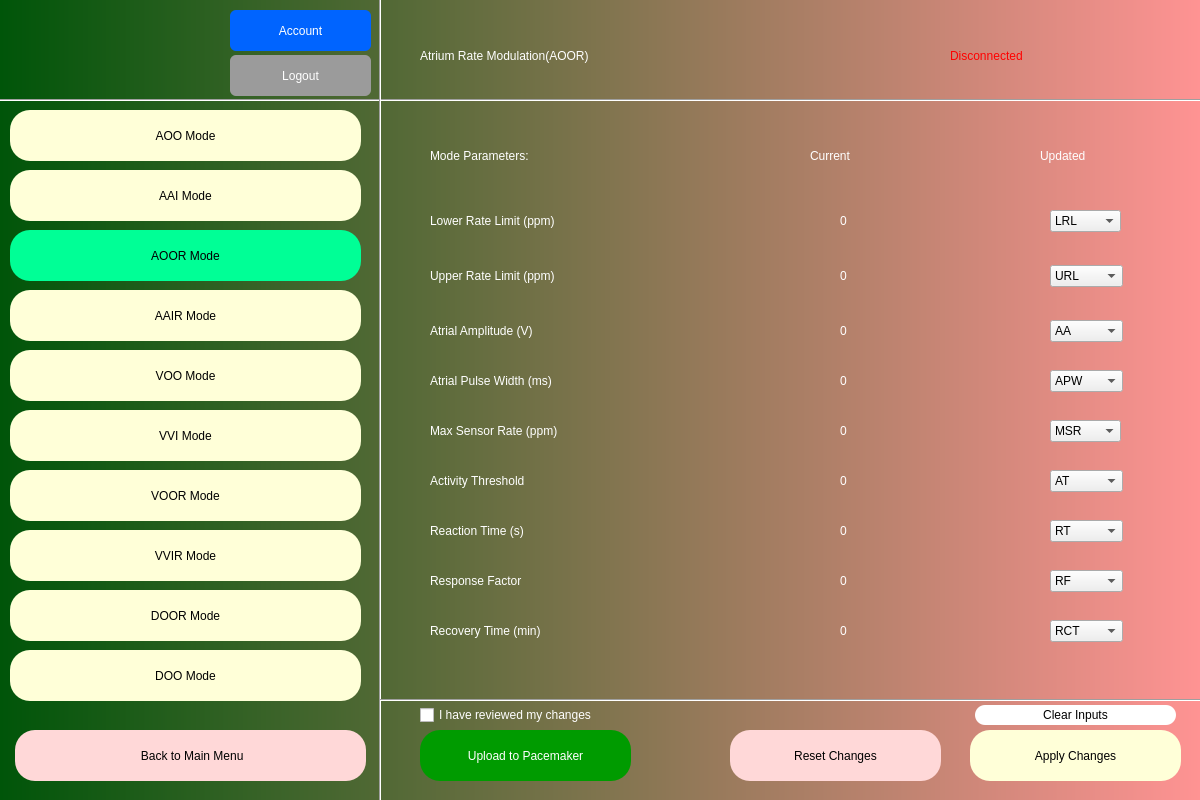
<?xml version="1.0" encoding="UTF-8"?>
<ui version="4.0">
 <class>Dialog</class>
 <widget class="QDialog" name="Dialog">
  <property name="geometry">
   <rect>
    <x>0</x>
    <y>0</y>
    <width>1200</width>
    <height>800</height>
   </rect>
  </property>
  <property name="windowTitle">
   <string>Dialog</string>
  </property>
  <widget class="QWidget" name="bgwidget" native="true">
   <property name="geometry">
    <rect>
     <x>0</x>
     <y>0</y>
     <width>1200</width>
     <height>800</height>
    </rect>
   </property>
   <property name="styleSheet">
    <string notr="true">QWidget#bgwidget{
background-color:qlineargradient(spread:pad, x1:0, y1:0.5, x2:1, y2:0.5, stop:0 rgba(0, 85, 9, 255), stop:1 rgba(255, 147, 147, 255));}</string>
   </property>
   <widget class="QLabel" name="label">
    <property name="geometry">
     <rect>
      <x>420</x>
      <y>0</y>
      <width>481</width>
      <height>111</height>
     </rect>
    </property>
    <property name="styleSheet">
     <string notr="true">font: 20pt &quot;Arial&quot;; color:rgb(255, 255, 255)
</string>
    </property>
    <property name="text">
     <string>Atrium Rate Modulation(AOOR)</string>
    </property>
   </widget>
   <widget class="QLabel" name="label_2">
    <property name="geometry">
     <rect>
      <x>430</x>
      <y>100</y>
      <width>451</width>
      <height>111</height>
     </rect>
    </property>
    <property name="styleSheet">
     <string notr="true">font: 18pt &quot;Arial&quot;; color:rgb(255, 255, 255)
</string>
    </property>
    <property name="text">
     <string>Mode Parameters:</string>
    </property>
   </widget>
   <widget class="QLabel" name="connected">
    <property name="geometry">
     <rect>
      <x>950</x>
      <y>30</y>
      <width>241</width>
      <height>51</height>
     </rect>
    </property>
    <property name="styleSheet">
     <string notr="true">font: 14pt &quot;Arial&quot;; color:rgb(0, 255, 0)
</string>
    </property>
    <property name="text">
     <string/>
    </property>
   </widget>
   <widget class="QLabel" name="disconnected">
    <property name="geometry">
     <rect>
      <x>950</x>
      <y>30</y>
      <width>241</width>
      <height>51</height>
     </rect>
    </property>
    <property name="styleSheet">
     <string notr="true">font: 14pt &quot;Arial&quot;; color:rgb(255, 0, 0)
</string>
    </property>
    <property name="text">
     <string>Disconnected</string>
    </property>
   </widget>
   <widget class="QLabel" name="pacemaker_number">
    <property name="geometry">
     <rect>
      <x>10</x>
      <y>40</y>
      <width>241</width>
      <height>51</height>
     </rect>
    </property>
    <property name="styleSheet">
     <string notr="true">font: 10pt &quot;Arial&quot;; color:rgb(255,255,255)
</string>
    </property>
    <property name="text">
     <string/>
    </property>
   </widget>
   <widget class="QLabel" name="lol">
    <property name="geometry">
     <rect>
      <x>430</x>
      <y>200</y>
      <width>231</width>
      <height>41</height>
     </rect>
    </property>
    <property name="styleSheet">
     <string notr="true">font: 12pt &quot;Arial&quot;; color:rgb(255, 255, 255)
</string>
    </property>
    <property name="text">
     <string>Lower Rate Limit (ppm)</string>
    </property>
   </widget>
   <widget class="QLabel" name="label_7">
    <property name="geometry">
     <rect>
      <x>430</x>
      <y>250</y>
      <width>261</width>
      <height>51</height>
     </rect>
    </property>
    <property name="styleSheet">
     <string notr="true">font: 12pt &quot;Arial&quot;; color:rgb(255, 255, 255)
</string>
    </property>
    <property name="text">
     <string>Upper Rate Limit (ppm)</string>
    </property>
   </widget>
   <widget class="QLabel" name="label_8">
    <property name="geometry">
     <rect>
      <x>430</x>
      <y>310</y>
      <width>291</width>
      <height>41</height>
     </rect>
    </property>
    <property name="styleSheet">
     <string notr="true">font: 12pt &quot;Arial&quot;; color:rgb(255, 255, 255)
</string>
    </property>
    <property name="text">
     <string>Atrial Amplitude (V)</string>
    </property>
   </widget>
   <widget class="QLabel" name="label_9">
    <property name="geometry">
     <rect>
      <x>430</x>
      <y>360</y>
      <width>271</width>
      <height>41</height>
     </rect>
    </property>
    <property name="styleSheet">
     <string notr="true">font: 12pt &quot;Arial&quot;; color:rgb(255, 255, 255)
</string>
    </property>
    <property name="text">
     <string>Atrial Pulse Width (ms)</string>
    </property>
   </widget>
   <widget class="QLabel" name="label_10">
    <property name="geometry">
     <rect>
      <x>430</x>
      <y>460</y>
      <width>321</width>
      <height>41</height>
     </rect>
    </property>
    <property name="styleSheet">
     <string notr="true">font: 12pt &quot;Arial&quot;; color:rgb(255, 255, 255)
</string>
    </property>
    <property name="text">
     <string>Activity Threshold </string>
    </property>
   </widget>
   <widget class="QLabel" name="label_11">
    <property name="geometry">
     <rect>
      <x>430</x>
      <y>410</y>
      <width>221</width>
      <height>41</height>
     </rect>
    </property>
    <property name="styleSheet">
     <string notr="true">font: 12pt &quot;Arial&quot;; color:rgb(255, 255, 255)
</string>
    </property>
    <property name="text">
     <string>Max Sensor Rate (ppm)</string>
    </property>
   </widget>
   <widget class="QLabel" name="label_12">
    <property name="geometry">
     <rect>
      <x>430</x>
      <y>500</y>
      <width>401</width>
      <height>61</height>
     </rect>
    </property>
    <property name="styleSheet">
     <string notr="true">font: 12pt &quot;Arial&quot;; color:rgb(255, 255, 255)
</string>
    </property>
    <property name="text">
     <string>Reaction Time (s)</string>
    </property>
   </widget>
   <widget class="QLabel" name="label_13">
    <property name="geometry">
     <rect>
      <x>810</x>
      <y>100</y>
      <width>451</width>
      <height>111</height>
     </rect>
    </property>
    <property name="styleSheet">
     <string notr="true">font: 14pt &quot;Arial&quot;; color:rgb(255, 255, 255)
</string>
    </property>
    <property name="text">
     <string>Current</string>
    </property>
   </widget>
   <widget class="QLabel" name="label_14">
    <property name="geometry">
     <rect>
      <x>1040</x>
      <y>100</y>
      <width>451</width>
      <height>111</height>
     </rect>
    </property>
    <property name="styleSheet">
     <string notr="true">font: 14pt &quot;Arial&quot;; color:rgb(255, 255, 255)
</string>
    </property>
    <property name="text">
     <string>Updated</string>
    </property>
   </widget>
   <widget class="Line" name="line">
    <property name="geometry">
     <rect>
      <x>-13</x>
      <y>90</y>
      <width>1321</width>
      <height>20</height>
     </rect>
    </property>
    <property name="orientation">
     <enum>Qt::Horizontal</enum>
    </property>
   </widget>
   <widget class="Line" name="line_2">
    <property name="geometry">
     <rect>
      <x>370</x>
      <y>-10</y>
      <width>21</width>
      <height>861</height>
     </rect>
    </property>
    <property name="orientation">
     <enum>Qt::Vertical</enum>
    </property>
   </widget>
   <widget class="QPushButton" name="ApplyChanges">
    <property name="geometry">
     <rect>
      <x>970</x>
      <y>730</y>
      <width>211</width>
      <height>51</height>
     </rect>
    </property>
    <property name="styleSheet">
     <string notr="true">border-radius: 20px;
color: rgb(0,0,0);
background-color: rgb(255, 255, 216);
font: 12pt &quot;Arial&quot;;</string>
    </property>
    <property name="text">
     <string>Apply Changes</string>
    </property>
   </widget>
   <widget class="QPushButton" name="ResetChanges">
    <property name="geometry">
     <rect>
      <x>730</x>
      <y>730</y>
      <width>211</width>
      <height>51</height>
     </rect>
    </property>
    <property name="styleSheet">
     <string notr="true">border-radius: 20px;
color: rgb(0,0,0);
background-color: rgb(255, 216, 216);
font: 12pt &quot;Arial&quot;;</string>
    </property>
    <property name="text">
     <string>Reset Changes</string>
    </property>
   </widget>
   <widget class="QCheckBox" name="checkBox">
    <property name="geometry">
     <rect>
      <x>420</x>
      <y>705</y>
      <width>201</width>
      <height>20</height>
     </rect>
    </property>
    <property name="styleSheet">
     <string notr="true">color: rgb(255,255,255)</string>
    </property>
    <property name="text">
     <string>I have reviewed my changes </string>
    </property>
   </widget>
   <widget class="QPushButton" name="aai">
    <property name="geometry">
     <rect>
      <x>10</x>
      <y>170</y>
      <width>351</width>
      <height>51</height>
     </rect>
    </property>
    <property name="styleSheet">
     <string notr="true">border-radius: 20px;
color: rgb(0,0,0);
background-color: rgb(255, 255, 216);
font: 12pt &quot;Arial&quot;;</string>
    </property>
    <property name="text">
     <string>AAI Mode</string>
    </property>
   </widget>
   <widget class="QLabel" name="LRL_Current">
    <property name="geometry">
     <rect>
      <x>840</x>
      <y>210</y>
      <width>71</width>
      <height>21</height>
     </rect>
    </property>
    <property name="styleSheet">
     <string notr="true">color: rgb(255,255,255);
font: 12pt &quot;MS Shell Dlg 2&quot;;</string>
    </property>
    <property name="text">
     <string>0</string>
    </property>
   </widget>
   <widget class="QLabel" name="URL_Current">
    <property name="geometry">
     <rect>
      <x>840</x>
      <y>265</y>
      <width>71</width>
      <height>21</height>
     </rect>
    </property>
    <property name="styleSheet">
     <string notr="true">color: rgb(255,255,255);
font: 12pt &quot;MS Shell Dlg 2&quot;;</string>
    </property>
    <property name="text">
     <string>0</string>
    </property>
   </widget>
   <widget class="QLabel" name="AA_Current">
    <property name="geometry">
     <rect>
      <x>840</x>
      <y>320</y>
      <width>71</width>
      <height>21</height>
     </rect>
    </property>
    <property name="styleSheet">
     <string notr="true">color: rgb(255,255,255);
font: 12pt &quot;MS Shell Dlg 2&quot;;</string>
    </property>
    <property name="text">
     <string>0</string>
    </property>
   </widget>
   <widget class="QLabel" name="APW_Current">
    <property name="geometry">
     <rect>
      <x>840</x>
      <y>370</y>
      <width>71</width>
      <height>21</height>
     </rect>
    </property>
    <property name="styleSheet">
     <string notr="true">color: rgb(255,255,255);
font: 12pt &quot;MS Shell Dlg 2&quot;;</string>
    </property>
    <property name="text">
     <string>0</string>
    </property>
   </widget>
   <widget class="QLabel" name="MSR_Current">
    <property name="geometry">
     <rect>
      <x>840</x>
      <y>420</y>
      <width>71</width>
      <height>21</height>
     </rect>
    </property>
    <property name="styleSheet">
     <string notr="true">color: rgb(255,255,255);
font: 12pt &quot;MS Shell Dlg 2&quot;;</string>
    </property>
    <property name="text">
     <string>0</string>
    </property>
   </widget>
   <widget class="QLabel" name="AT_Current">
    <property name="geometry">
     <rect>
      <x>840</x>
      <y>470</y>
      <width>71</width>
      <height>21</height>
     </rect>
    </property>
    <property name="styleSheet">
     <string notr="true">color: rgb(255,255,255);
font: 12pt &quot;MS Shell Dlg 2&quot;;</string>
    </property>
    <property name="text">
     <string>0</string>
    </property>
   </widget>
   <widget class="QLabel" name="RT_Current">
    <property name="geometry">
     <rect>
      <x>840</x>
      <y>520</y>
      <width>71</width>
      <height>21</height>
     </rect>
    </property>
    <property name="styleSheet">
     <string notr="true">color: rgb(255,255,255);
font: 12pt &quot;MS Shell Dlg 2&quot;;</string>
    </property>
    <property name="text">
     <string>0</string>
    </property>
   </widget>
   <widget class="QPushButton" name="aoo">
    <property name="geometry">
     <rect>
      <x>10</x>
      <y>110</y>
      <width>351</width>
      <height>51</height>
     </rect>
    </property>
    <property name="styleSheet">
     <string notr="true">border-radius: 20px;
color: rgb(0,0,0);
background-color: rgb(255, 255, 216);
font: 12pt &quot;Arial&quot;;</string>
    </property>
    <property name="text">
     <string>AOO Mode</string>
    </property>
   </widget>
   <widget class="QPushButton" name="logout">
    <property name="geometry">
     <rect>
      <x>230</x>
      <y>55</y>
      <width>141</width>
      <height>41</height>
     </rect>
    </property>
    <property name="styleSheet">
     <string notr="true">border-radius: 6px;

color: rgb(255,255,255);
background-color: rgb(155, 155, 155);
font: 75 12pt &quot;Arial&quot;;</string>
    </property>
    <property name="text">
     <string>Logout</string>
    </property>
   </widget>
   <widget class="QLabel" name="user_display">
    <property name="geometry">
     <rect>
      <x>10</x>
      <y>0</y>
      <width>161</width>
      <height>41</height>
     </rect>
    </property>
    <property name="styleSheet">
     <string notr="true">font: 12pt &quot;Arial&quot;; color:rgb(255, 255, 255)
</string>
    </property>
    <property name="text">
     <string/>
    </property>
   </widget>
   <widget class="QPushButton" name="account">
    <property name="geometry">
     <rect>
      <x>230</x>
      <y>10</y>
      <width>141</width>
      <height>41</height>
     </rect>
    </property>
    <property name="styleSheet">
     <string notr="true">border-radius: 6px;

color: rgb(255,255,255);
background-color: rgb(0, 100, 255);
font: 75 12pt &quot;Arial&quot;;</string>
    </property>
    <property name="text">
     <string>Account</string>
    </property>
   </widget>
   <widget class="QPushButton" name="voo">
    <property name="geometry">
     <rect>
      <x>10</x>
      <y>350</y>
      <width>351</width>
      <height>51</height>
     </rect>
    </property>
    <property name="styleSheet">
     <string notr="true">border-radius: 20px;
color: rgb(0,0,0);
background-color: rgb(255, 255, 216);
font: 12pt &quot;Arial&quot;;</string>
    </property>
    <property name="text">
     <string>VOO Mode</string>
    </property>
   </widget>
   <widget class="QPushButton" name="vvi">
    <property name="geometry">
     <rect>
      <x>10</x>
      <y>410</y>
      <width>351</width>
      <height>51</height>
     </rect>
    </property>
    <property name="styleSheet">
     <string notr="true">border-radius: 20px;
color: rgb(0,0,0);
background-color: rgb(255, 255, 216);
font: 12pt &quot;Arial&quot;;</string>
    </property>
    <property name="text">
     <string>VVI Mode</string>
    </property>
   </widget>
   <widget class="QLabel" name="INVALID">
    <property name="geometry">
     <rect>
      <x>960</x>
      <y>210</y>
      <width>81</width>
      <height>31</height>
     </rect>
    </property>
    <property name="styleSheet">
     <string notr="true">font: 8pt &quot;Arial&quot;; color:rgb(255, 0, 0)
</string>
    </property>
    <property name="text">
     <string/>
    </property>
   </widget>
   <widget class="QLabel" name="INVALID_2">
    <property name="geometry">
     <rect>
      <x>960</x>
      <y>260</y>
      <width>81</width>
      <height>31</height>
     </rect>
    </property>
    <property name="styleSheet">
     <string notr="true">font: 8pt &quot;Arial&quot;; color:rgb(255, 0, 0)
</string>
    </property>
    <property name="text">
     <string/>
    </property>
   </widget>
   <widget class="QLabel" name="INVALID_3">
    <property name="geometry">
     <rect>
      <x>960</x>
      <y>320</y>
      <width>81</width>
      <height>31</height>
     </rect>
    </property>
    <property name="styleSheet">
     <string notr="true">font: 8pt &quot;Arial&quot;; color:rgb(255, 0, 0)
</string>
    </property>
    <property name="text">
     <string/>
    </property>
   </widget>
   <widget class="QLabel" name="INVALID_4">
    <property name="geometry">
     <rect>
      <x>960</x>
      <y>370</y>
      <width>81</width>
      <height>31</height>
     </rect>
    </property>
    <property name="styleSheet">
     <string notr="true">font: 8pt &quot;Arial&quot;; color:rgb(255, 0, 0)
</string>
    </property>
    <property name="text">
     <string/>
    </property>
   </widget>
   <widget class="QLabel" name="INVALID_5">
    <property name="geometry">
     <rect>
      <x>960</x>
      <y>420</y>
      <width>81</width>
      <height>31</height>
     </rect>
    </property>
    <property name="styleSheet">
     <string notr="true">font: 8pt &quot;Arial&quot;; color:rgb(255, 0, 0)
</string>
    </property>
    <property name="text">
     <string/>
    </property>
   </widget>
   <widget class="QLabel" name="INVALID_6">
    <property name="geometry">
     <rect>
      <x>960</x>
      <y>470</y>
      <width>81</width>
      <height>31</height>
     </rect>
    </property>
    <property name="styleSheet">
     <string notr="true">font: 8pt &quot;Arial&quot;; color:rgb(255, 0, 0)
</string>
    </property>
    <property name="text">
     <string/>
    </property>
   </widget>
   <widget class="QLabel" name="INVALID_7">
    <property name="geometry">
     <rect>
      <x>960</x>
      <y>520</y>
      <width>81</width>
      <height>31</height>
     </rect>
    </property>
    <property name="styleSheet">
     <string notr="true">font: 8pt &quot;Arial&quot;; color:rgb(255, 0, 0)
</string>
    </property>
    <property name="text">
     <string/>
    </property>
   </widget>
   <widget class="Line" name="line_3">
    <property name="geometry">
     <rect>
      <x>380</x>
      <y>690</y>
      <width>981</width>
      <height>20</height>
     </rect>
    </property>
    <property name="orientation">
     <enum>Qt::Horizontal</enum>
    </property>
   </widget>
   <widget class="QPushButton" name="update_pm">
    <property name="geometry">
     <rect>
      <x>420</x>
      <y>730</y>
      <width>211</width>
      <height>51</height>
     </rect>
    </property>
    <property name="styleSheet">
     <string notr="true">border-radius: 20px;
color: rgb(255,255,255);
background-color: rgb(0, 155, 0);
font: 12pt &quot;Arial&quot;;</string>
    </property>
    <property name="text">
     <string>Upload to Pacemaker</string>
    </property>
   </widget>
   <widget class="QLabel" name="INVALID_8">
    <property name="geometry">
     <rect>
      <x>610</x>
      <y>700</y>
      <width>181</width>
      <height>31</height>
     </rect>
    </property>
    <property name="styleSheet">
     <string notr="true">font: 8pt &quot;Arial&quot;; color:rgb(255, 0, 0)
</string>
    </property>
    <property name="text">
     <string/>
    </property>
   </widget>
   <widget class="QPushButton" name="Back">
    <property name="geometry">
     <rect>
      <x>15</x>
      <y>730</y>
      <width>351</width>
      <height>51</height>
     </rect>
    </property>
    <property name="styleSheet">
     <string notr="true">border-radius: 20px;
color: rgb(0,0,0);
background-color: rgb(255, 216, 216);
font: 12pt &quot;Arial&quot;;</string>
    </property>
    <property name="text">
     <string> Back to Main Menu</string>
    </property>
   </widget>
   <widget class="QComboBox" name="LRL">
    <property name="geometry">
     <rect>
      <x>1050</x>
      <y>210</y>
      <width>71</width>
      <height>22</height>
     </rect>
    </property>
    <item>
     <property name="text">
      <string>LRL</string>
     </property>
    </item>
    <item>
     <property name="text">
      <string>30</string>
     </property>
    </item>
    <item>
     <property name="text">
      <string>35</string>
     </property>
    </item>
    <item>
     <property name="text">
      <string>40</string>
     </property>
    </item>
    <item>
     <property name="text">
      <string>45</string>
     </property>
    </item>
    <item>
     <property name="text">
      <string>50</string>
     </property>
    </item>
    <item>
     <property name="text">
      <string>51</string>
     </property>
    </item>
    <item>
     <property name="text">
      <string>52</string>
     </property>
    </item>
    <item>
     <property name="text">
      <string>53</string>
     </property>
    </item>
    <item>
     <property name="text">
      <string>54</string>
     </property>
    </item>
    <item>
     <property name="text">
      <string>55</string>
     </property>
    </item>
    <item>
     <property name="text">
      <string>56</string>
     </property>
    </item>
    <item>
     <property name="text">
      <string>57</string>
     </property>
    </item>
    <item>
     <property name="text">
      <string>58</string>
     </property>
    </item>
    <item>
     <property name="text">
      <string>59</string>
     </property>
    </item>
    <item>
     <property name="text">
      <string>60</string>
     </property>
    </item>
    <item>
     <property name="text">
      <string>61</string>
     </property>
    </item>
    <item>
     <property name="text">
      <string>62</string>
     </property>
    </item>
    <item>
     <property name="text">
      <string>63</string>
     </property>
    </item>
    <item>
     <property name="text">
      <string>64</string>
     </property>
    </item>
    <item>
     <property name="text">
      <string>65</string>
     </property>
    </item>
    <item>
     <property name="text">
      <string>67</string>
     </property>
    </item>
    <item>
     <property name="text">
      <string>68</string>
     </property>
    </item>
    <item>
     <property name="text">
      <string>69</string>
     </property>
    </item>
    <item>
     <property name="text">
      <string>70</string>
     </property>
    </item>
    <item>
     <property name="text">
      <string>71</string>
     </property>
    </item>
    <item>
     <property name="text">
      <string>72</string>
     </property>
    </item>
    <item>
     <property name="text">
      <string>73</string>
     </property>
    </item>
    <item>
     <property name="text">
      <string>74</string>
     </property>
    </item>
    <item>
     <property name="text">
      <string>75</string>
     </property>
    </item>
    <item>
     <property name="text">
      <string>76</string>
     </property>
    </item>
    <item>
     <property name="text">
      <string>77</string>
     </property>
    </item>
    <item>
     <property name="text">
      <string>78</string>
     </property>
    </item>
    <item>
     <property name="text">
      <string>79</string>
     </property>
    </item>
    <item>
     <property name="text">
      <string>80</string>
     </property>
    </item>
    <item>
     <property name="text">
      <string>81</string>
     </property>
    </item>
    <item>
     <property name="text">
      <string>82</string>
     </property>
    </item>
    <item>
     <property name="text">
      <string>83</string>
     </property>
    </item>
    <item>
     <property name="text">
      <string>84</string>
     </property>
    </item>
    <item>
     <property name="text">
      <string>85</string>
     </property>
    </item>
    <item>
     <property name="text">
      <string>86</string>
     </property>
    </item>
    <item>
     <property name="text">
      <string>87</string>
     </property>
    </item>
    <item>
     <property name="text">
      <string>88</string>
     </property>
    </item>
    <item>
     <property name="text">
      <string>89</string>
     </property>
    </item>
    <item>
     <property name="text">
      <string>90</string>
     </property>
    </item>
    <item>
     <property name="text">
      <string>95</string>
     </property>
    </item>
    <item>
     <property name="text">
      <string>105</string>
     </property>
    </item>
    <item>
     <property name="text">
      <string>110</string>
     </property>
    </item>
    <item>
     <property name="text">
      <string>115</string>
     </property>
    </item>
    <item>
     <property name="text">
      <string>120</string>
     </property>
    </item>
    <item>
     <property name="text">
      <string>125</string>
     </property>
    </item>
    <item>
     <property name="text">
      <string>130</string>
     </property>
    </item>
    <item>
     <property name="text">
      <string>135</string>
     </property>
    </item>
    <item>
     <property name="text">
      <string>140</string>
     </property>
    </item>
    <item>
     <property name="text">
      <string>145</string>
     </property>
    </item>
    <item>
     <property name="text">
      <string>150</string>
     </property>
    </item>
    <item>
     <property name="text">
      <string>155</string>
     </property>
    </item>
    <item>
     <property name="text">
      <string>160</string>
     </property>
    </item>
    <item>
     <property name="text">
      <string>165</string>
     </property>
    </item>
    <item>
     <property name="text">
      <string>170</string>
     </property>
    </item>
    <item>
     <property name="text">
      <string>175</string>
     </property>
    </item>
   </widget>
   <widget class="QComboBox" name="URL">
    <property name="geometry">
     <rect>
      <x>1050</x>
      <y>265</y>
      <width>73</width>
      <height>22</height>
     </rect>
    </property>
    <item>
     <property name="text">
      <string>URL</string>
     </property>
    </item>
    <item>
     <property name="text">
      <string>50</string>
     </property>
    </item>
    <item>
     <property name="text">
      <string>55</string>
     </property>
    </item>
    <item>
     <property name="text">
      <string>60</string>
     </property>
    </item>
    <item>
     <property name="text">
      <string>65</string>
     </property>
    </item>
    <item>
     <property name="text">
      <string>70</string>
     </property>
    </item>
    <item>
     <property name="text">
      <string>75</string>
     </property>
    </item>
    <item>
     <property name="text">
      <string>80</string>
     </property>
    </item>
    <item>
     <property name="text">
      <string>85</string>
     </property>
    </item>
    <item>
     <property name="text">
      <string>90</string>
     </property>
    </item>
    <item>
     <property name="text">
      <string>95</string>
     </property>
    </item>
    <item>
     <property name="text">
      <string>100</string>
     </property>
    </item>
    <item>
     <property name="text">
      <string>105</string>
     </property>
    </item>
    <item>
     <property name="text">
      <string>110</string>
     </property>
    </item>
    <item>
     <property name="text">
      <string>115</string>
     </property>
    </item>
    <item>
     <property name="text">
      <string>120</string>
     </property>
    </item>
    <item>
     <property name="text">
      <string>125</string>
     </property>
    </item>
    <item>
     <property name="text">
      <string>130</string>
     </property>
    </item>
    <item>
     <property name="text">
      <string>135</string>
     </property>
    </item>
    <item>
     <property name="text">
      <string>140</string>
     </property>
    </item>
    <item>
     <property name="text">
      <string>145</string>
     </property>
    </item>
    <item>
     <property name="text">
      <string>150</string>
     </property>
    </item>
    <item>
     <property name="text">
      <string>155</string>
     </property>
    </item>
    <item>
     <property name="text">
      <string>160</string>
     </property>
    </item>
    <item>
     <property name="text">
      <string>165</string>
     </property>
    </item>
    <item>
     <property name="text">
      <string>170</string>
     </property>
    </item>
    <item>
     <property name="text">
      <string>175</string>
     </property>
    </item>
   </widget>
   <widget class="QComboBox" name="AA">
    <property name="geometry">
     <rect>
      <x>1050</x>
      <y>320</y>
      <width>73</width>
      <height>22</height>
     </rect>
    </property>
    <item>
     <property name="text">
      <string>AA</string>
     </property>
    </item>
    <item>
     <property name="text">
      <string>0.5</string>
     </property>
    </item>
    <item>
     <property name="text">
      <string>0.6</string>
     </property>
    </item>
    <item>
     <property name="text">
      <string>0.7</string>
     </property>
    </item>
    <item>
     <property name="text">
      <string>0.8</string>
     </property>
    </item>
    <item>
     <property name="text">
      <string>0.9</string>
     </property>
    </item>
    <item>
     <property name="text">
      <string>1.0</string>
     </property>
    </item>
    <item>
     <property name="text">
      <string>1.1</string>
     </property>
    </item>
    <item>
     <property name="text">
      <string>1.2</string>
     </property>
    </item>
    <item>
     <property name="text">
      <string>1.3</string>
     </property>
    </item>
    <item>
     <property name="text">
      <string>1.4</string>
     </property>
    </item>
    <item>
     <property name="text">
      <string>1.5</string>
     </property>
    </item>
    <item>
     <property name="text">
      <string>1.6</string>
     </property>
    </item>
    <item>
     <property name="text">
      <string>1.7</string>
     </property>
    </item>
    <item>
     <property name="text">
      <string>1.8</string>
     </property>
    </item>
    <item>
     <property name="text">
      <string>1.9</string>
     </property>
    </item>
    <item>
     <property name="text">
      <string>2.0</string>
     </property>
    </item>
    <item>
     <property name="text">
      <string>2.1</string>
     </property>
    </item>
    <item>
     <property name="text">
      <string>2.2</string>
     </property>
    </item>
    <item>
     <property name="text">
      <string>2.3</string>
     </property>
    </item>
    <item>
     <property name="text">
      <string>2.4</string>
     </property>
    </item>
    <item>
     <property name="text">
      <string>2.5</string>
     </property>
    </item>
    <item>
     <property name="text">
      <string>2.6</string>
     </property>
    </item>
    <item>
     <property name="text">
      <string>2.7</string>
     </property>
    </item>
    <item>
     <property name="text">
      <string>2.8</string>
     </property>
    </item>
    <item>
     <property name="text">
      <string>2.9</string>
     </property>
    </item>
    <item>
     <property name="text">
      <string>3.0</string>
     </property>
    </item>
    <item>
     <property name="text">
      <string>3.1</string>
     </property>
    </item>
    <item>
     <property name="text">
      <string>3.2</string>
     </property>
    </item>
    <item>
     <property name="text">
      <string>3.5</string>
     </property>
    </item>
    <item>
     <property name="text">
      <string>4.0</string>
     </property>
    </item>
    <item>
     <property name="text">
      <string>4.5</string>
     </property>
    </item>
    <item>
     <property name="text">
      <string>5.0</string>
     </property>
    </item>
    <item>
     <property name="text">
      <string>5.5</string>
     </property>
    </item>
    <item>
     <property name="text">
      <string>6.0</string>
     </property>
    </item>
    <item>
     <property name="text">
      <string>6.5</string>
     </property>
    </item>
    <item>
     <property name="text">
      <string>7.0</string>
     </property>
    </item>
   </widget>
   <widget class="QComboBox" name="APW">
    <property name="geometry">
     <rect>
      <x>1050</x>
      <y>370</y>
      <width>73</width>
      <height>22</height>
     </rect>
    </property>
    <item>
     <property name="text">
      <string>APW</string>
     </property>
    </item>
    <item>
     <property name="text">
      <string>1.0</string>
     </property>
    </item>
    <item>
     <property name="text">
      <string>2.0</string>
     </property>
    </item>
   </widget>
   <widget class="QPushButton" name="clear">
    <property name="geometry">
     <rect>
      <x>975</x>
      <y>705</y>
      <width>201</width>
      <height>20</height>
     </rect>
    </property>
    <property name="styleSheet">
     <string notr="true">border-radius: 10px;

color: rgb(0,0,0);
background-color: rgb(255, 255, 255);
font: 75 10pt &quot;Arial&quot;;</string>
    </property>
    <property name="text">
     <string>Clear Inputs</string>
    </property>
   </widget>
   <widget class="QPushButton" name="aoor">
    <property name="geometry">
     <rect>
      <x>10</x>
      <y>230</y>
      <width>351</width>
      <height>51</height>
     </rect>
    </property>
    <property name="styleSheet">
     <string notr="true">border-radius: 20px;
color: rgb(0,0,0);

background-color: rgb(0, 255, 150);
font: 12pt &quot;Arial&quot;;</string>
    </property>
    <property name="text">
     <string>AOOR Mode</string>
    </property>
   </widget>
   <widget class="QPushButton" name="aair">
    <property name="geometry">
     <rect>
      <x>10</x>
      <y>290</y>
      <width>351</width>
      <height>51</height>
     </rect>
    </property>
    <property name="styleSheet">
     <string notr="true">border-radius: 20px;
color: rgb(0,0,0);
background-color: rgb(255, 255, 216);
font: 12pt &quot;Arial&quot;;</string>
    </property>
    <property name="text">
     <string>AAIR Mode</string>
    </property>
   </widget>
   <widget class="QPushButton" name="voor">
    <property name="geometry">
     <rect>
      <x>10</x>
      <y>470</y>
      <width>351</width>
      <height>51</height>
     </rect>
    </property>
    <property name="styleSheet">
     <string notr="true">border-radius: 20px;
color: rgb(0,0,0);
background-color: rgb(255, 255, 216);
font: 12pt &quot;Arial&quot;;</string>
    </property>
    <property name="text">
     <string>VOOR Mode</string>
    </property>
   </widget>
   <widget class="QPushButton" name="vvir">
    <property name="geometry">
     <rect>
      <x>10</x>
      <y>530</y>
      <width>351</width>
      <height>51</height>
     </rect>
    </property>
    <property name="styleSheet">
     <string notr="true">border-radius: 20px;
color: rgb(0,0,0);
background-color: rgb(255, 255, 216);
font: 12pt &quot;Arial&quot;;</string>
    </property>
    <property name="text">
     <string>VVIR Mode</string>
    </property>
   </widget>
   <widget class="QPushButton" name="door">
    <property name="geometry">
     <rect>
      <x>10</x>
      <y>590</y>
      <width>351</width>
      <height>51</height>
     </rect>
    </property>
    <property name="styleSheet">
     <string notr="true">border-radius: 20px;
color: rgb(0,0,0);
background-color: rgb(255, 255, 216);
font: 12pt &quot;Arial&quot;;</string>
    </property>
    <property name="text">
     <string>DOOR Mode</string>
    </property>
   </widget>
   <widget class="QPushButton" name="doo">
    <property name="geometry">
     <rect>
      <x>10</x>
      <y>650</y>
      <width>351</width>
      <height>51</height>
     </rect>
    </property>
    <property name="styleSheet">
     <string notr="true">border-radius: 20px;
color: rgb(0,0,0);
background-color: rgb(255, 255, 216);
font: 12pt &quot;Arial&quot;;</string>
    </property>
    <property name="text">
     <string>DOO Mode</string>
    </property>
   </widget>
   <widget class="QLabel" name="label_15">
    <property name="geometry">
     <rect>
      <x>430</x>
      <y>560</y>
      <width>291</width>
      <height>41</height>
     </rect>
    </property>
    <property name="styleSheet">
     <string notr="true">font: 12pt &quot;Arial&quot;; color:rgb(255, 255, 255)
</string>
    </property>
    <property name="text">
     <string>Response Factor </string>
    </property>
   </widget>
   <widget class="QLabel" name="label_16">
    <property name="geometry">
     <rect>
      <x>430</x>
      <y>610</y>
      <width>291</width>
      <height>41</height>
     </rect>
    </property>
    <property name="styleSheet">
     <string notr="true">font: 12pt &quot;Arial&quot;; color:rgb(255, 255, 255)
</string>
    </property>
    <property name="text">
     <string>Recovery Time (min)</string>
    </property>
   </widget>
   <widget class="QLabel" name="RF_Current">
    <property name="geometry">
     <rect>
      <x>840</x>
      <y>570</y>
      <width>71</width>
      <height>21</height>
     </rect>
    </property>
    <property name="styleSheet">
     <string notr="true">color: rgb(255,255,255);
font: 12pt &quot;MS Shell Dlg 2&quot;;</string>
    </property>
    <property name="text">
     <string>0</string>
    </property>
   </widget>
   <widget class="QLabel" name="RCT_Current">
    <property name="geometry">
     <rect>
      <x>840</x>
      <y>620</y>
      <width>71</width>
      <height>21</height>
     </rect>
    </property>
    <property name="styleSheet">
     <string notr="true">color: rgb(255,255,255);
font: 12pt &quot;MS Shell Dlg 2&quot;;</string>
    </property>
    <property name="text">
     <string>0</string>
    </property>
   </widget>
   <widget class="QComboBox" name="MSR">
    <property name="geometry">
     <rect>
      <x>1050</x>
      <y>420</y>
      <width>71</width>
      <height>22</height>
     </rect>
    </property>
    <item>
     <property name="text">
      <string>MSR</string>
     </property>
    </item>
    <item>
     <property name="text">
      <string>50</string>
     </property>
    </item>
    <item>
     <property name="text">
      <string>55</string>
     </property>
    </item>
    <item>
     <property name="text">
      <string>60</string>
     </property>
    </item>
    <item>
     <property name="text">
      <string>65</string>
     </property>
    </item>
    <item>
     <property name="text">
      <string>70</string>
     </property>
    </item>
    <item>
     <property name="text">
      <string>75</string>
     </property>
    </item>
    <item>
     <property name="text">
      <string>80</string>
     </property>
    </item>
    <item>
     <property name="text">
      <string>85</string>
     </property>
    </item>
    <item>
     <property name="text">
      <string>90</string>
     </property>
    </item>
    <item>
     <property name="text">
      <string>95</string>
     </property>
    </item>
    <item>
     <property name="text">
      <string>100</string>
     </property>
    </item>
    <item>
     <property name="text">
      <string>105</string>
     </property>
    </item>
    <item>
     <property name="text">
      <string>110</string>
     </property>
    </item>
    <item>
     <property name="text">
      <string>115</string>
     </property>
    </item>
    <item>
     <property name="text">
      <string>120</string>
     </property>
    </item>
    <item>
     <property name="text">
      <string>125</string>
     </property>
    </item>
    <item>
     <property name="text">
      <string>130</string>
     </property>
    </item>
    <item>
     <property name="text">
      <string>135</string>
     </property>
    </item>
    <item>
     <property name="text">
      <string>140</string>
     </property>
    </item>
    <item>
     <property name="text">
      <string>145</string>
     </property>
    </item>
    <item>
     <property name="text">
      <string>150</string>
     </property>
    </item>
    <item>
     <property name="text">
      <string>155</string>
     </property>
    </item>
    <item>
     <property name="text">
      <string>160</string>
     </property>
    </item>
    <item>
     <property name="text">
      <string>165</string>
     </property>
    </item>
    <item>
     <property name="text">
      <string>170</string>
     </property>
    </item>
    <item>
     <property name="text">
      <string>175</string>
     </property>
    </item>
   </widget>
   <widget class="QComboBox" name="AT">
    <property name="geometry">
     <rect>
      <x>1050</x>
      <y>470</y>
      <width>73</width>
      <height>22</height>
     </rect>
    </property>
    <item>
     <property name="text">
      <string>AT</string>
     </property>
    </item>
    <item>
     <property name="text">
      <string>1</string>
     </property>
    </item>
    <item>
     <property name="text">
      <string>2</string>
     </property>
    </item>
    <item>
     <property name="text">
      <string>3</string>
     </property>
    </item>
    <item>
     <property name="text">
      <string>4</string>
     </property>
    </item>
    <item>
     <property name="text">
      <string>5</string>
     </property>
    </item>
    <item>
     <property name="text">
      <string>6</string>
     </property>
    </item>
    <item>
     <property name="text">
      <string>7</string>
     </property>
    </item>
   </widget>
   <widget class="QComboBox" name="RT">
    <property name="geometry">
     <rect>
      <x>1050</x>
      <y>520</y>
      <width>73</width>
      <height>22</height>
     </rect>
    </property>
    <item>
     <property name="text">
      <string>RT</string>
     </property>
    </item>
    <item>
     <property name="text">
      <string>10</string>
     </property>
    </item>
    <item>
     <property name="text">
      <string>20</string>
     </property>
    </item>
    <item>
     <property name="text">
      <string>30</string>
     </property>
    </item>
    <item>
     <property name="text">
      <string>40</string>
     </property>
    </item>
    <item>
     <property name="text">
      <string>50</string>
     </property>
    </item>
   </widget>
   <widget class="QComboBox" name="RF">
    <property name="geometry">
     <rect>
      <x>1050</x>
      <y>570</y>
      <width>73</width>
      <height>22</height>
     </rect>
    </property>
    <item>
     <property name="text">
      <string>RF</string>
     </property>
    </item>
    <item>
     <property name="text">
      <string>1</string>
     </property>
    </item>
    <item>
     <property name="text">
      <string>2</string>
     </property>
    </item>
    <item>
     <property name="text">
      <string>3</string>
     </property>
    </item>
    <item>
     <property name="text">
      <string>4</string>
     </property>
    </item>
    <item>
     <property name="text">
      <string>5</string>
     </property>
    </item>
    <item>
     <property name="text">
      <string>6</string>
     </property>
    </item>
    <item>
     <property name="text">
      <string>7</string>
     </property>
    </item>
    <item>
     <property name="text">
      <string>8</string>
     </property>
    </item>
    <item>
     <property name="text">
      <string>9</string>
     </property>
    </item>
    <item>
     <property name="text">
      <string>10</string>
     </property>
    </item>
    <item>
     <property name="text">
      <string>11</string>
     </property>
    </item>
    <item>
     <property name="text">
      <string>12</string>
     </property>
    </item>
    <item>
     <property name="text">
      <string>13</string>
     </property>
    </item>
    <item>
     <property name="text">
      <string>14</string>
     </property>
    </item>
    <item>
     <property name="text">
      <string>15</string>
     </property>
    </item>
    <item>
     <property name="text">
      <string>16</string>
     </property>
    </item>
   </widget>
   <widget class="QComboBox" name="RCT">
    <property name="geometry">
     <rect>
      <x>1050</x>
      <y>620</y>
      <width>73</width>
      <height>22</height>
     </rect>
    </property>
    <item>
     <property name="text">
      <string>RCT</string>
     </property>
    </item>
    <item>
     <property name="text">
      <string>2</string>
     </property>
    </item>
    <item>
     <property name="text">
      <string>3</string>
     </property>
    </item>
    <item>
     <property name="text">
      <string>4</string>
     </property>
    </item>
    <item>
     <property name="text">
      <string>5</string>
     </property>
    </item>
    <item>
     <property name="text">
      <string>6</string>
     </property>
    </item>
    <item>
     <property name="text">
      <string>7</string>
     </property>
    </item>
    <item>
     <property name="text">
      <string>8</string>
     </property>
    </item>
    <item>
     <property name="text">
      <string>9</string>
     </property>
    </item>
    <item>
     <property name="text">
      <string>10</string>
     </property>
    </item>
    <item>
     <property name="text">
      <string>11</string>
     </property>
    </item>
    <item>
     <property name="text">
      <string>12</string>
     </property>
    </item>
    <item>
     <property name="text">
      <string>13</string>
     </property>
    </item>
    <item>
     <property name="text">
      <string>14</string>
     </property>
    </item>
    <item>
     <property name="text">
      <string>15</string>
     </property>
    </item>
    <item>
     <property name="text">
      <string>16</string>
     </property>
    </item>
   </widget>
   <widget class="QLabel" name="INVALID_9">
    <property name="geometry">
     <rect>
      <x>960</x>
      <y>520</y>
      <width>81</width>
      <height>31</height>
     </rect>
    </property>
    <property name="styleSheet">
     <string notr="true">font: 8pt &quot;Arial&quot;; color:rgb(255, 0, 0)
</string>
    </property>
    <property name="text">
     <string/>
    </property>
   </widget>
   <widget class="QLabel" name="INVALID_10">
    <property name="geometry">
     <rect>
      <x>960</x>
      <y>570</y>
      <width>81</width>
      <height>31</height>
     </rect>
    </property>
    <property name="styleSheet">
     <string notr="true">font: 8pt &quot;Arial&quot;; color:rgb(255, 0, 0)
</string>
    </property>
    <property name="text">
     <string/>
    </property>
   </widget>
   <widget class="QLabel" name="INVALID_11">
    <property name="geometry">
     <rect>
      <x>960</x>
      <y>620</y>
      <width>81</width>
      <height>31</height>
     </rect>
    </property>
    <property name="styleSheet">
     <string notr="true">font: 8pt &quot;Arial&quot;; color:rgb(255, 0, 0)
</string>
    </property>
    <property name="text">
     <string/>
    </property>
   </widget>
  </widget>
 </widget>
 <resources/>
 <connections/>
</ui>
